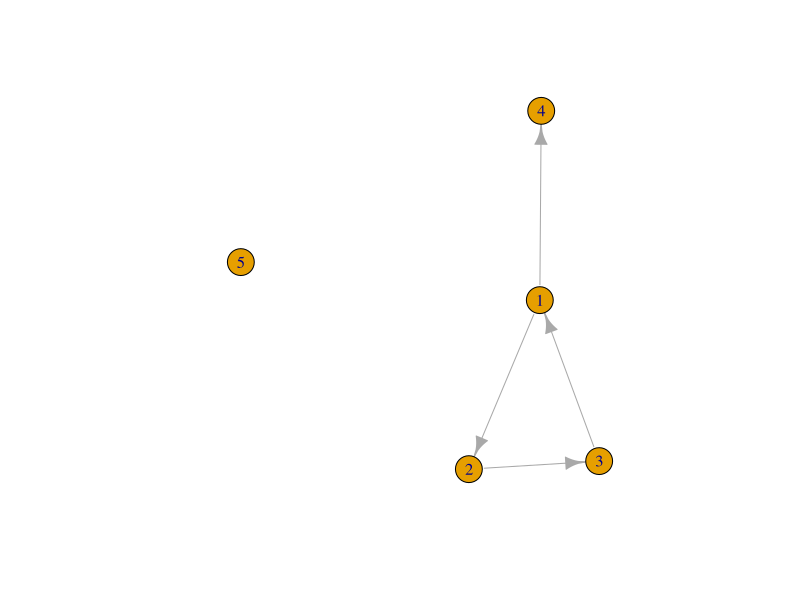

Source code (R): (Note: this script raises an error after producing the figure.)
## ---- chunk 1
library(igraph)
library(tidyverse)
library(reshape2)
## ---- chunk 2
df <- read.csv("toy_name_generator_data.csv")
table(df$schoolnr)
df

## ---- chunk 3
cls <- "1a"
edge_list <- df %>% 
  filter(schoolnr == cls) %>% 
  select(namenr, friend1:friend2) %>% 
  melt(id.vars = "namenr") %>% #make long
  filter(!is.na(value)) %>% # drop the missings
  rename(from ="namenr", to = "value", sourcevar= "variable") %>% #just nice for interpretation
  relocate(to, .after=from) #move around the columns
edge_list
## ---- chunk 4
nodelist <- df %>% 
  filter(schoolnr == cls) %>% 
  select(namenr,age)

g1a <- graph_from_data_frame(edge_list, vertices = nodelist)
plot(g1a)
## ---- chunk 5
cls <- "2b"
edge_list <- df %>% 
  filter(schoolnr == cls) %>% 
  select(namenr, friend1:friend2) %>% 
  melt(id.vars = "namenr") %>% #make long
  filter(!is.na(value)) %>% # drop the missings
  rename(from ="namenr", to = "value", sourcevar= "variable") %>% #just nice for interpretation
  relocate(to, .after=from) #move around the columns
edge_list
## ---- chunk 6
nodelist <- df %>% 
  filter(schoolnr == cls) %>% 
  select(namenr,age)

g2b <- graph_from_data_frame(edge_list, vertices = nodelist) 

## ---- chunk 7
all_vertices <- append(edge_list$from, edge_list$to)
## ---- chunk 8
all_vertices <- unique(all_vertices) %>% 
  as.data.frame() %>% 
  rename(namenr = ".")
## ---- chunk 9

nodelist <- df %>% 
  filter(schoolnr == cls) %>% 
  select(namenr,age, schoolnr) %>% 
  merge(all_vertices, by = "namenr", all.y = T)

nodelist
## ---- chunk 10

nodelist <- nodelist %>% 
  replace_na(list(schoolnr = cls))

nodelist
## ---- chunk 11
g2b <- graph_from_data_frame(edge_list, vertices = nodelist) 
plot(g2b)
## ---- chunk 12

edge_list <- df %>% 
  select(namenr, friend1:friend2) %>% 
  melt(id.vars = "namenr") %>% #make long
  filter(!is.na(value)) %>% # drop the missings
  rename(from ="namenr", to = "value", sourcevar= "variable") %>% #just nice for interpretation
  relocate(to, .after=from) #move around the columns

all_vertices <- append(edge_list$from, edge_list$to) %>% 
  unique() %>% 
  as.data.frame() %>% 
  rename(namenr = ".")


nodelist <- df %>% 
  select(namenr,age, schoolnr) %>% 
  merge(all_vertices, by = "namenr", all.y = T, all.x = T)

g2 <- graph_from_data_frame(edge_list, vertices = nodelist) 


## ---- chunk 13
df <- df %>% 
  mutate(id_pupil = paste0(schoolnr,namenr))
## ---- chunk 14
edge_list <- df %>% 
  select(id_pupil, schoolnr, friend1:friend2) %>% 
  melt(id.vars = c("id_pupil","schoolnr")) %>% #make long
  filter(!is.na(value)) %>% # drop the missings
  rename(from ="id_pupil", to = "value", sourcevar= "variable") %>% #just nice for interpretation
  relocate(to, .after=from) #move around the columns
edge_list


## ---- chunk 15
edge_list <- edge_list %>% 
  mutate(to = paste0(schoolnr,to))
edge_list
## ---- chunk 16
all_vertices <- append(edge_list$from, edge_list$to) %>% 
  unique() %>% 
  as.data.frame() %>% 
  rename(id_pupil = ".")


nodelist <- df %>% 
  select(id_pupil,age, schoolnr) %>% 
  merge(all_vertices, by = "id_pupil", all.y = T, all.x = T)

## ---- chunk 17
g2 <- graph_from_data_frame(edge_list, vertices = nodelist) 
plot(g2, vertex.color = ifelse(V(g2)$schoolnr=="1a", "lightblue", "red"))
## ---- chunk 18

all_from <- select(edge_list, from,schoolnr) %>% 
  rename(id_pupil = "from")
all_to <- select(edge_list,to, schoolnr) %>% 
  rename(id_pupil = "to")

all_vertices <- rbind(all_to, all_from)   %>% 
  unique() %>% 
  rename(schoolnr_from_edges = "schoolnr")
  
nodelist <- df %>% 
  select(id_pupil,age, schoolnr) %>% 
  merge(all_vertices, by = "id_pupil", all.y = T, all.x = T)

## ---- chunk 19
nodelist <- nodelist %>% 
  mutate(schoolnr = coalesce(schoolnr,schoolnr_from_edges)) %>% 
  select(-schoolnr_from_edges)

g2 <- graph_from_data_frame(edge_list, vertices = nodelist) 
plot(g2, vertex.color = ifelse(V(g2)$schoolnr=="1a", "lightblue", "red"))
